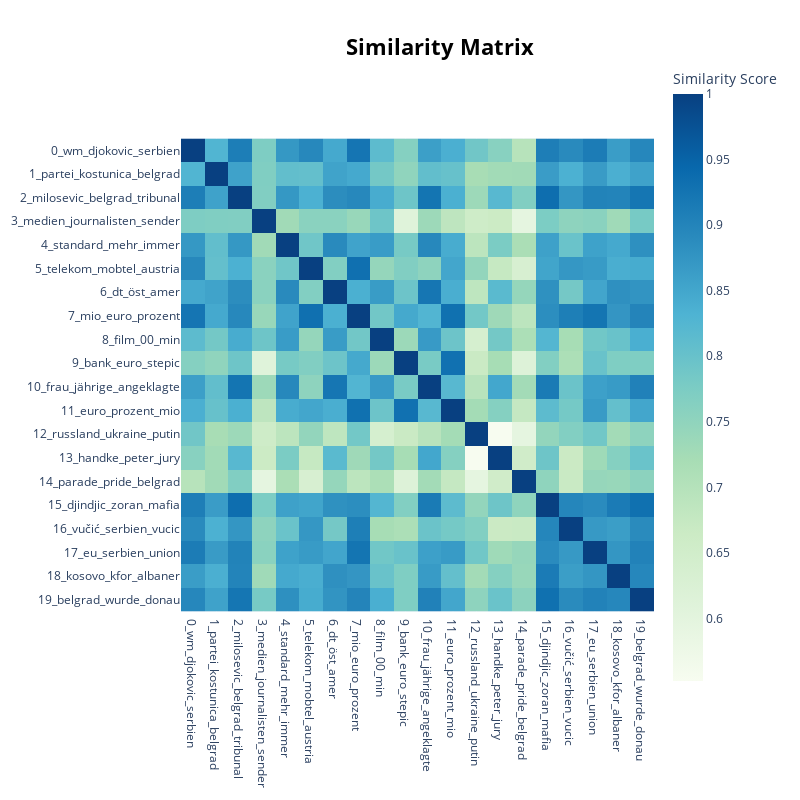

Notebook code for this chart:
### Markdown cell above
![image.png](attachment:12ebfa55-bc63-48ec-a0b7-e8f7e7b32154.png)

### Code cell
model_srb.visualize_heatmap()

### Figure 1 — Plotly figure (JSON) as saved in the notebook; plotly's stock layout.template omitted (floating-point values rounded to 4 significant figures; data arrays with more than 128 entries replaced by an {"elided": "..."} marker saying what was removed)
{"data": [{"coloraxis": "coloraxis", "hovertemplate": "x: %{x}<br>y: %{y}<br>Similarity Score: %{z}<extra></extra>", "name": "0", "type": "heatmap", "x": ["0_wm_djokovic_serbien", "1_partei_kostunica_belgrad", "2_milosevic_belgrad_tribunal", "3_medien_journalisten_sender", "4_standard_mehr_immer", "5_telekom_mobtel_austria", "6_dt_öst_amer", "7_mio_euro_prozent", "8_film_00_min", "9_bank_euro_stepic", "10_frau_jährige_angeklagte", "11_euro_prozent_mio", "12_russland_ukraine_putin", "13_handke_peter_jury", "14_parade_pride_belgrad", "15_djindjic_zoran_mafia", "16_vučić_serbien_vucic", "17_eu_serbien_union", "18_kosovo_kfor_albaner", "19_belgrad_wurde_donau"], "xaxis": "x", "y": ["0_wm_djokovic_serbien", "1_partei_kostunica_belgrad", "2_milosevic_belgrad_tribunal", "3_medien_journalisten_sender", "4_standard_mehr_immer", "5_telekom_mobtel_austria", "6_dt_öst_amer", "7_mio_euro_prozent", "8_film_00_min", "9_bank_euro_stepic", "10_frau_jährige_angeklagte", "11_euro_prozent_mio", "12_russland_ukraine_putin", "13_handke_peter_jury", "14_parade_pride_belgrad", "15_djindjic_zoran_mafia", "16_vučić_serbien_vucic", "17_eu_serbien_union", "18_kosovo_kfor_albaner", "19_belgrad_wurde_donau"], "yaxis": "y", "z": {"elided": "20x20 float values"}}], "layout": {"coloraxis": {"colorbar": {"title": {"text": "Similarity Score"}}, "colorscale": [[0, "rgb(247,252,240)"], [0.125, "rgb(224,243,219)"], [0.25, "rgb(204,235,197)"], [0.375, "rgb(168,221,181)"], [0.5, "rgb(123,204,196)"], [0.625, "rgb(78,179,211)"], [0.75, "rgb(43,140,190)"], [0.875, "rgb(8,104,172)"], [1, "rgb(8,64,129)"]]}, "height": 800, "hoverlabel": {"bgcolor": "white", "font": {"family": "Rockwell", "size": 16}}, "legend": {"title": {"text": "Trend"}}, "margin": {"t": 60}, "showlegend": true, "title": {"font": {"color": "Black", "size": 22}, "text": "<b>Similarity Matrix", "x": 0.55, "xanchor": "center", "y": 0.95, "yanchor": "top"}, "width": 800, "xaxis": {"anchor": "y", "autorange": true, "constrain": "domain", "domain": [0, 1], "range": [-0.5, 19.5], "scaleanchor": "y", "type": "category"}, "yaxis": {"anchor": "x", "autorange": true, "constrain": "domain", "domain": [0.123, 0.877], "range": [19.5, -0.5], "type": "category"}}}
